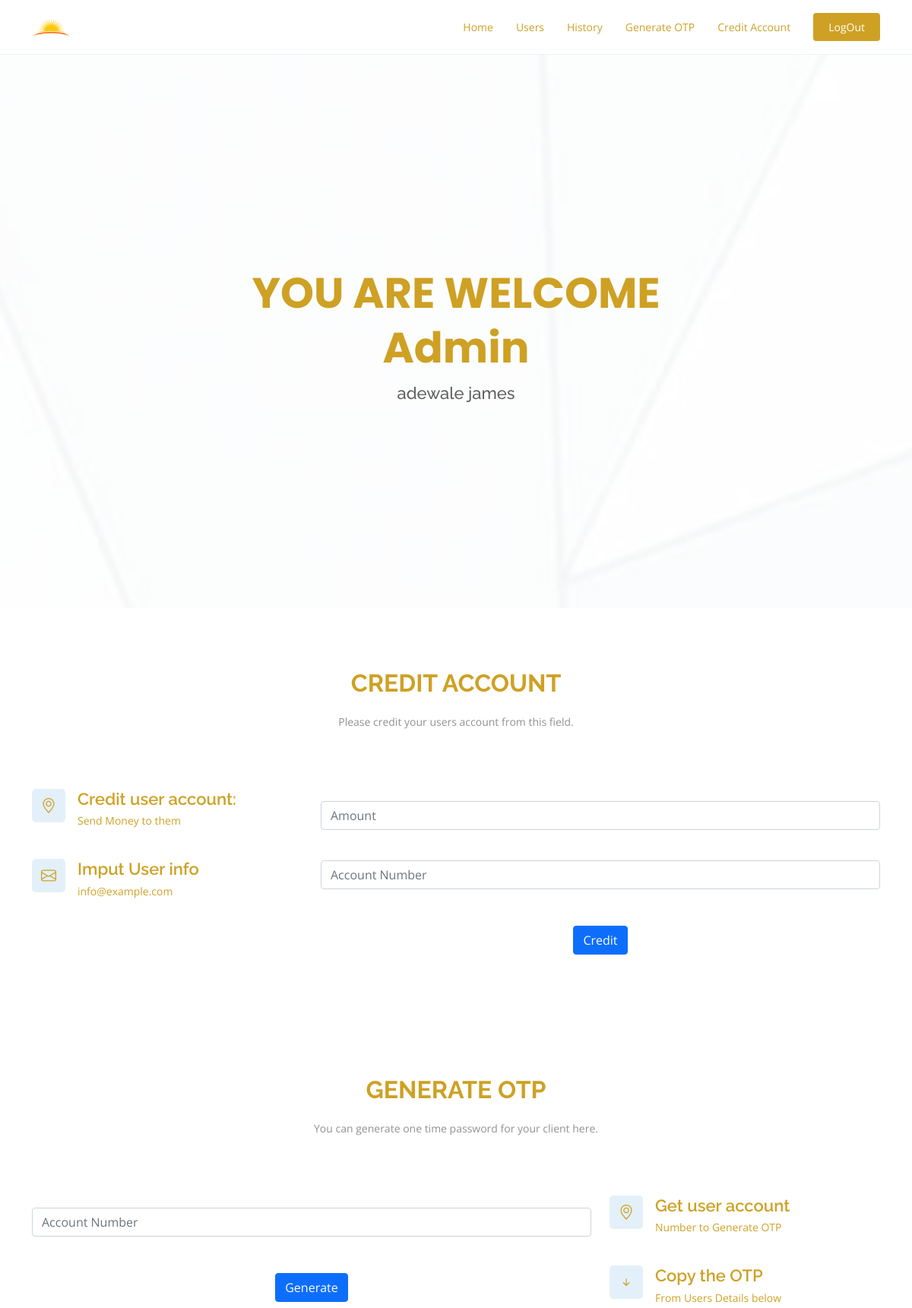
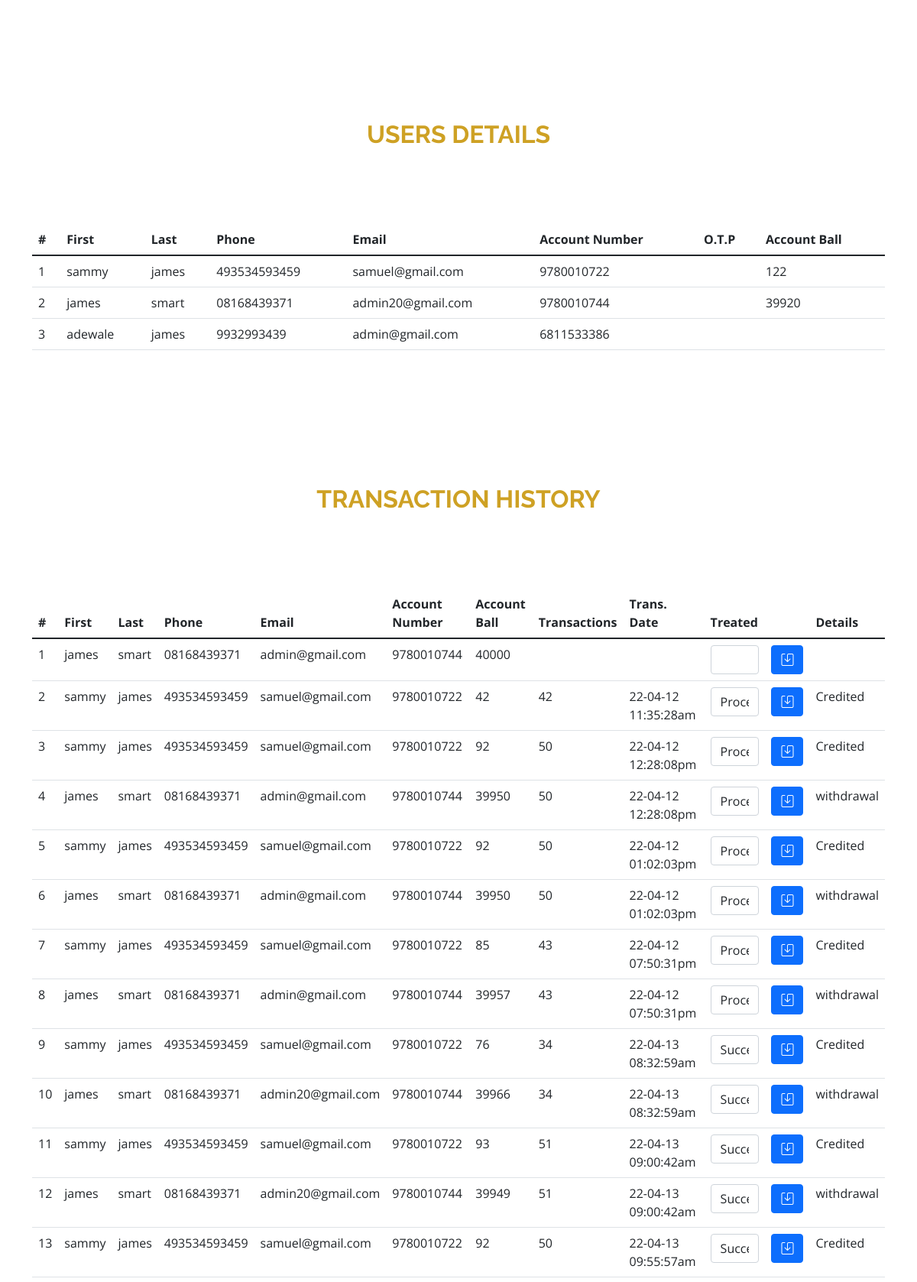
Page /inc/admin.php (signed in, upper part) on the committed database (2 pictures, top to bottom).
### tables this page shows
CREATE TABLE `users` (
  `userID` int(11) NOT NULL,
  `FirstName` varchar(25) NOT NULL,
  `LastName` varchar(25) NOT NULL,
  `Phone` varchar(25) NOT NULL,
  `Email` varchar(25) NOT NULL,
  `accNum` varchar(25) NOT NULL,
  `upass` varchar(255) NOT NULL,
  `otps` varchar(5) NOT NULL,
  `admin` varchar(6) NOT NULL,
  `Ball` varchar(26) NOT NULL
);

CREATE TABLE `transactions` (
  `TransID` int(11) NOT NULL,
  `FirstName` varchar(25) NOT NULL,
  `LastName` varchar(25) NOT NULL,
  `Phone` varchar(25) NOT NULL,
  `Email` varchar(25) NOT NULL,
  `accNum` varchar(25) NOT NULL,
  `WithDraw` varchar(25) NOT NULL,
  `Ball` varchar(25) NOT NULL,
  `WtdrDate` varchar(25) NOT NULL,
  `Treated` varchar(25) NOT NULL,
  `TreatedDate` varchar(25) NOT NULL,
  `state` varchar(25) NOT NULL
);

### inc/classUsers.php (called while the page is built, shortened)
<?php
class USER
{
	private $conn;
	public function __construct()
	{
		$database = new Database();
		$db = $database->dbConnection();
		$this->conn = $db;
    }
	public function runQuery($sql)
	{
		$stmt = $this->conn->prepare($sql);
		return $stmt;
	}
}
?>

### inc/admin.php (the view, shortened to what this page needs)
<?php
	require_once("classUsers.php");
	$auth_user = new USER();
	$user_id = $_SESSION['user_session'];
	$stmt = $auth_user->runQuery("SELECT * FROM users WHERE userID =:user_id");
	$stmt->execute(array(":user_id"=>$user_id));
	$userRow=$stmt->fetch(PDO::FETCH_ASSOC);
	$accNums = $userRow['accNum'];
?>
<!DOCTYPE html>
<html lang="en">
<head>
  <link href="../assets/vendor/aos/aos.css" rel="stylesheet">
  <link href="../assets/vendor/bootstrap/css/bootstrap.min.css" rel="stylesheet">
  <link href="../assets/vendor/bootstrap-icons/bootstrap-icons.css" rel="stylesheet">
  <link href="../assets/vendor/boxicons/css/boxicons.min.css" rel="stylesheet">
  <link href="../assets/vendor/glightbox/css/glightbox.min.css" rel="stylesheet">
  <link href="../assets/vendor/remixicon/remixicon.css" rel="stylesheet">
  <link href="../assets/vendor/swiper/swiper-bundle.min.css" rel="stylesheet">
  <link href="../assets/css/style.css" rel="stylesheet">
</head>
<body>
  <header id="header" class="fixed-top">
    <div class="container d-flex align-items-center justify-content-between">
       <a href="index.php"><img src="../assets/img/sun.png" style="width: 20%;"/></a>
      <nav id="navbar" class="navbar">
        <ul>
          <li><a class="nav-link scrollto active" href="#hero">Home</a></li>
          <li><a class="nav-link scrollto" href="#users">Users</a></li>
          <li><a class="nav-link scrollto" href="#history">History</a></li>
          <li><a class="nav-link scrollto" href="#generate">Generate OTP</a></li>
          <li><a class="nav-link scrollto" href="#depositing">Credit Account</a></li>
          <li><a class="getstarted scrollto" href="logout.php?logout=true">LogOut</a></li>
        </ul>
      </nav>
    </div>
  </header>
  <section id="hero" class="d-flex align-items-center">
    <div class="container position-relative" data-aos="fade-up" data-aos-delay="100">
      <div class="row justify-content-center">
        <div class="col-xl-7 col-lg-9 text-center">
          <h1>YOU ARE WELCOME Admin</h1>
          <h2><?php echo $userRow['FirstName']." ".$userRow['LastName']; ?></h2>
        </div>
      </div>
    </div>
  </section>
  <main id="main">
    <section id="depositing" class="contact">
      <div class="container" data-aos="fade-up">
        <div class="section-title">
          <h2>Credit Account</h2>
          <p>Please credit your users account from this field.</p>
        </div>
        <div class="row mt-5">
          <div class="col-lg-4">
            <div class="info">
              <div class="address">
                <i class="bi bi-geo-alt"></i>
                <h4>Credit user account:</h4>
                <p>Send Money to them</p>
              </div>
              <div class="email">
                <i class="bi bi-envelope"></i>
                <h4>Imput User info</h4>
                <p>info@example.com</p>
              </div>
            </div>
          </div>
          <div class="col-lg-8 mt-5 mt-lg-0">
			<form action="" method="post" >
			 <div class="form-group mt-3">
                <input type="number" class="form-control" name="amount" id="subject" placeholder="Amount" required>
              </div><br>
			  <div class="form-group mt-3">
                <input type="number" class="form-control" name="accnum" id="subject" placeholder="Account Number" required>
              </div><br><br>
              <div class="text-center"><button type="submit" name="price" class="btn btn-primary">Credit</button></div>
            </form>
          </div>
        </div>
      </div>
    </section>
    <section id="generate" class="contact">
      <div class="container" data-aos="fade-up">
        <div class="section-title">
          <h2>Generate OTP</h2>
          <p>You can generate one time password for your client here.</p>
        </div>
        <div class="row mt-5">
          <div class="col-lg-8 mt-5 mt-lg-0">
			<form action="" method="post" >
			  <div class="form-group mt-3">
                <input type="number" class="form-control" name="accnum" id="subject" placeholder="Account Number" required>
              </div><br><br>
              <div class="text-center"><button type="submit" name="btn-login" class="btn btn-primary">Generate</button></div>
            </form>
          </div>
          <div class="col-lg-4">
            <div class="info">
              <div class="address">
                <i class="bi bi-geo-alt"></i>
                <h4>Get user account</h4>
                <p>Number to Generate OTP</p>
              </div>
              <div class="email">
                 <a href="#users"><i class="bi bi-arrow-down-short"></i></a>
                <h4>Copy the OTP</h4>
                <a href="#users"><p>From Users Details below</p></a>
              </div>
            </div>
          </div>
        </div>
      </div>
    </section>
    <section id="users" class="contact">
      <div class="container" data-aos="fade-up">
        <div class="section-title">
          <h2>Users Details</h2>
        </div>
        <div class="row mt-5">
		  <div class="table-responsive-md">
			<table class="table">
				<thead>
					<tr>
						<th scope="col">#</th>
						<th scope="col">First</th>
						<th scope="col">Last</th>
						<th scope="col">Phone</th>
						<th scope="col">Email</th>
						<th scope="col">Account Number</th>
						<th scope="col">O.T.P</th>
						<th scope="col">Account Ball</th>
					</tr>
				</thead>
				<tbody>
				<?php
				$st = $auth_user->runQuery("SELECT * FROM users");
				$st->execute(array(":accNums"=>$accNums));
				$i = 1;
				while($row=$st->fetch(PDO::FETCH_ASSOC))
				{
					?>
					<tr>
						<td scope='col'><?php echo $i++; ?></th>
						<td scope='col'><?php echo $row['FirstName']; ?></th>
						<td scope='col'><?php echo $row['LastName']; ?></th>
						<td scope='col'><?php echo $row['Phone']; ?></th>
						<td scope='col'><?php echo $row['Email']; ?></th>
						<td scope='col'><?php echo $row['accNum']; ?></th>
						<td scope='col'><?php echo $row['otps']; ?></th>
						<td scope='col'><?php echo $row['Ball']; ?></th>
					</tr>
					<?php
				}
					?>
				</tbody>
			</table>
        </div>
        </div>
      </div>
    </section>
    <section id="history" class="contact">
      <div class="container" data-aos="fade-up">
        <div class="section-title">
          <h2>Transaction History</h2>
        </div>
        <div class="row mt-5">
		  <div class="table-responsive-md">
			<table class="table">
				<thead>
					<tr>
						<th scope="col">#</th>
						<th scope="col">First</th>
						<th scope="col">Last</th>
						<th scope="col">Phone</th>
						<th scope="col">Email</th>
						<th scope="col">Account Number</th>
						<th scope="col">Account Ball</th>
						<th scope="col">Transactions</th>
						<th scope="col">Trans. Date</th>
						<th scope="col">Treated</th>
						<th scope="col"></th>
						<th scope="col">Details</th>
					</tr>
				</thead>
				<tbody>
				<?php
				$st = $auth_user->runQuery("SELECT * FROM transactions");
				$st->execute(array(":accNums"=>$accNums));
				$i = 1;
				while($row=$st->fetch(PDO::FETCH_ASSOC))
				{
					?>
					<tr>
						<td scope='col'><?php echo $i++; ?></th>
						<td scope='col'><?php echo $row['FirstName']; ?></td>
						<td scope='col'><?php echo $row['LastName']; ?></td>
						<td scope='col'><?php echo $row['Phone']; ?></td>
						<td scope='col'><?php echo $row['Email']; ?></td>
						<td scope='col'><?php echo $row['accNum']; ?></th>
						<td scope='col'><?php echo $row['Ball']; ?></td>
						<td scope='col'><?php echo $row['WithDraw']; ?></td>
						<td scope='col'><?php echo $row['WtdrDate']; ?></td>
						<td scope='col'>
							<form method="post" action="">
								<select name="tret" class="form-control">
									<option active><?php echo $row['Treated']; ?></option>
									<option >Pending</option>
								</select>
						</td>
						<td>
								<button name="save" class="btn btn-primary" ><i class="bi bi-save"></i></div>
							</td>
						<td scope='col'><?php echo $row['state']; ?></td>
					</tr>
					<?php
				}
					?>
    </section>
  </main>
</body>
</html>

### assets/css/style.css (style rules this page uses)
body { font-family: "Open Sans", sans-serif; color: #444444; }
a { color: #cea124; text-decoration: none; }
h1, h2, h3, h4, h5, h6 { font-family: "Raleway", sans-serif; }
#header { transition: all 0.5s; background: #fff; z-index: 997; padding: 15px 0; border-bottom: 1px solid #e6f2fb; }
.navbar { padding: 0; }
.navbar ul { margin: 0; padding: 0; display: flex; list-style: none; align-items: center; }
.navbar li { position: relative; }
.navbar a, .navbar a:focus { display: flex; align-items: center; justify-content: space-between; padding: 10px 0 10px 30px; font-size: 14px; color: #cea124; white-space: nowrap; transition: 0.3s; }
.navbar a:hover, .navbar .active, .navbar .active:focus, .navbar li:hover > a { color: #cea124; }
.navbar .getstarted, .navbar .getstarted:focus { background: #cea124; padding: 8px 20px; margin-left: 30px; border-radius: 4px; color: #fff; }
#hero { width: 100%; height: 100vh; position: relative; background: url("../img/hero-bg.jpg") top center; background-size: cover; position: relative; }
#hero:before { content: ""; background: rgba(255, 255, 255, 0.8); position: absolute; bottom: 0; top: 0; left: 0; right: 0; }
#hero .container { padding-top: 80px; }
#hero h1 { margin: 0; font-size: 56px; font-weight: 700; line-height: 72px; color: #cea124; font-family: "Poppins", sans-serif; }
#hero h2 { color: #5e5e5e; margin: 10px 0 0 0; font-size: 22px; }
@media (min-width: 1024px) { #hero { background-attachment: fixed; } }
section { padding: 80px 0; overflow: hidden; }
.section-title { text-align: center; padding-bottom: 30px; }
.section-title h2 { font-size: 32px; font-weight: bold; text-transform: uppercase; margin-bottom: 20px; padding-bottom: 0; color: #cea124; }
.section-title p { margin-bottom: 0; font-size: 14px; color: #919191; }
.contact .info { width: 100%; background: #fff; }
.contact .info i { font-size: 20px; color: #cea124; float: left; width: 44px; height: 44px; background: #e3f0fa; display: flex; justify-content: center; align-items: center; border-radius: 5px; transition: all 0.3s ease-in-out; }
.contact .info h4 { padding: 0 0 0 60px; font-size: 22px; font-weight: 600; margin-bottom: 5px; color: #cea124; }
.contact .info p { padding: 0 0 0 60px; margin-bottom: 0; font-size: 14px; color: #cea124; }
.contact .info .email, .contact .info .phone { margin-top: 40px; }

### rows in the picture
users: FirstName "adewale", LastName "james", Phone "9932993439", Email "admin@gmail.com", accNum "6811533386"
users: FirstName "sammy", LastName "james", Phone "493534593459", Email "samuel@gmail.com", accNum "9780010722", Ball "122"
users: FirstName "james", LastName "smart", Phone "08168439371", Email "admin20@gmail.com", accNum "9780010744", Ball "39920"
transactions: FirstName "james", LastName "smart", Phone "08168439371", Email "admin@gmail.com", accNum "9780010744", Ball "40000"
transactions: FirstName "sammy", LastName "james", Phone "493534593459", Email "samuel@gmail.com", accNum "9780010722", Ball "42", WithDraw "42", WtdrDate "22-04-12 11:35:28am", tret "Processing..", state "Credited"
transactions: FirstName "sammy", LastName "james", Phone "493534593459", Email "samuel@gmail.com", accNum "9780010722", Ball "92", WithDraw "50", WtdrDate "22-04-12 12:28:08pm", tret "Processing..", state "Credited"
transactions: FirstName "james", LastName "smart", Phone "08168439371", Email "admin@gmail.com", accNum "9780010744", Ball "39950", WithDraw "50", WtdrDate "22-04-12 12:28:08pm", tret "Processing..", state "withdrawal"
transactions: FirstName "sammy", LastName "james", Phone "493534593459", Email "samuel@gmail.com", accNum "9780010722", Ball "92", WithDraw "50", WtdrDate "22-04-12 01:02:03pm", tret "Processing..", state "Credited"
transactions: FirstName "james", LastName "smart", Phone "08168439371", Email "admin@gmail.com", accNum "9780010744", Ball "39950", WithDraw "50", WtdrDate "22-04-12 01:02:03pm", tret "Processing..", state "withdrawal"
transactions: FirstName "sammy", LastName "james", Phone "493534593459", Email "samuel@gmail.com", accNum "9780010722", Ball "85", WithDraw "43", WtdrDate "22-04-12 07:50:31pm", tret "Processing..", state "Credited"
transactions: FirstName "james", LastName "smart", Phone "08168439371", Email "admin@gmail.com", accNum "9780010744", Ball "39957", WithDraw "43", WtdrDate "22-04-12 07:50:31pm", tret "Processing..", state "withdrawal"
transactions: FirstName "sammy", LastName "james", Phone "493534593459", Email "samuel@gmail.com", accNum "9780010722", Ball "76", WithDraw "34", WtdrDate "22-04-13 08:32:59am", tret "Successful", state "Credited"
transactions: FirstName "james", LastName "smart", Phone "08168439371", Email "admin20@gmail.com", accNum "9780010744", Ball "39966", WithDraw "34", WtdrDate "22-04-13 08:32:59am", tret "Successful", state "withdrawal"
transactions: FirstName "sammy", LastName "james", Phone "493534593459", Email "samuel@gmail.com", accNum "9780010722", Ball "93", WithDraw "51", WtdrDate "22-04-13 09:00:42am", tret "Successful", state "Credited"
transactions: FirstName "james", LastName "smart", Phone "08168439371", Email "admin20@gmail.com", accNum "9780010744", Ball "39949", WithDraw "51", WtdrDate "22-04-13 09:00:42am", tret "Successful", state "withdrawal"
transactions: FirstName "sammy", LastName "james", Phone "493534593459", Email "samuel@gmail.com", accNum "9780010722", Ball "92", WithDraw "50", WtdrDate "22-04-13 09:55:57am", tret "Successful", state "Credited"
